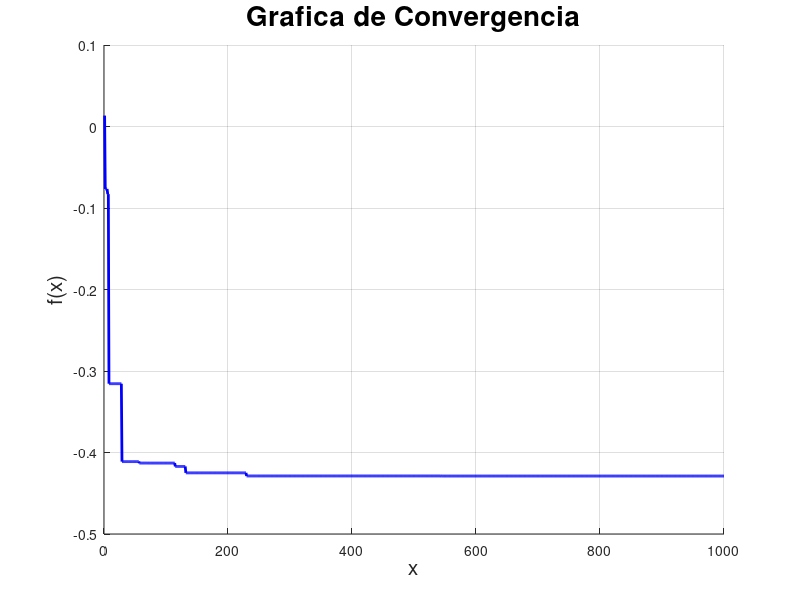
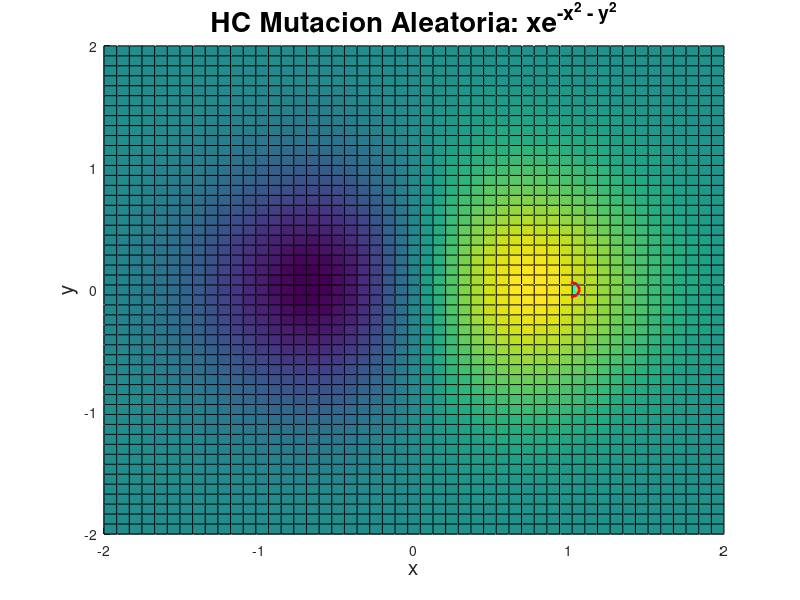
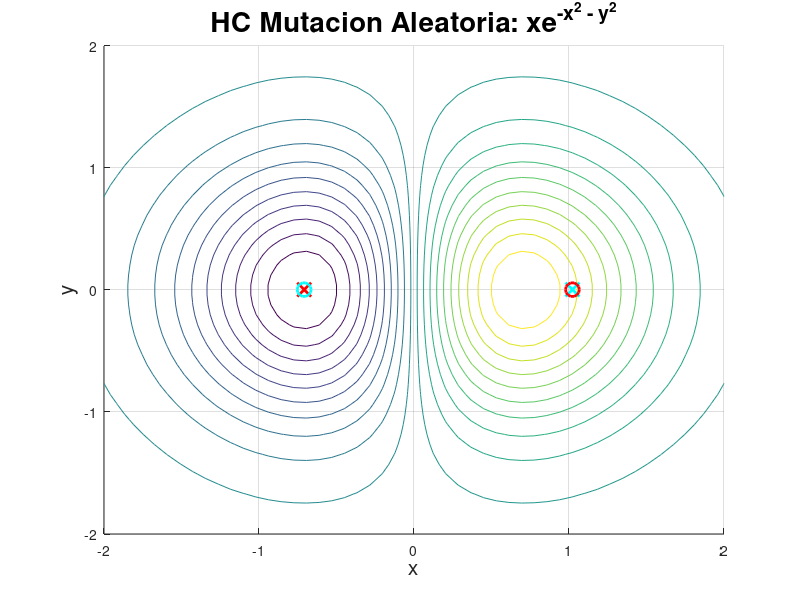

Write MATLAB code to recreate these figures, in order.
% Ian Munoz Nunez

close all
clear
clc

f = @(x, y) x .* exp(-x.^2 - y.^2);
xl = [-2 -2]';
xu = [2 2]';

xLim = linspace(-2, 2, 50);
yLim = linspace(-2, 2, 50);

[X, Y] = meshgrid(xLim, yLim);
Z = f(X, Y);

%%%%%%%%%%%%%%%%%%%%%%%%%%%%%%%%%%%%%%%%%%%%%%%%%%%%%%%%%%%%%%%%%%%%%%

G = 1000;
D = 2;
conver = zeros(1, G);

x = xl + (xu - xl) .* rand([D 1]);

for i=1:G
  fx = f(x(1), x(2));
  y = x;

  j = randi(D);
  r = rand();

  y(j) = xl(j) + (xu(j) - xl(j)) * r;
  fy = f(y(1), y(2));

  if fy < fx
    x = y;
  end

  conver(i) = f(x(1), x(2));
end

%%%%%%%%%%%%%%%%%%%%%%%%%%%%%%%%%%%%%%%%%%%%%%%%%%%%%%%%%%%%%%%%%%%%%%

disp('y=')
disp(y)
disp([ 'fy= ' num2str(f(y(1), y(2))) ])
disp('x=')
disp(x)
disp([ 'fx= ' num2str(f(x(1), x(2))) ])

%%%%%%%%%%%%%%%%%%%%%%%%%%%%%%%%%%%%%%%%%%%%%%%%%%%%%%%%%%%%%%%%%%%%%%

figure
hold on
grid on

plot(conver, 'b-', 'LineWidth', 2)

title("Grafica de Convergencia", 'FontSize', 20)
xlabel('x', 'FontSize', 15)
ylabel('f(x)', 'FontSize', 15)

%%%%%%%%%%%%%%%%%%%%%%%%%%%%%%%%%%%%%%%%%%%%%%%%%%%%%%%%%%%%%%%%%%%%%%

figure
hold on
grid on

surf(X, Y, Z)
plot3(x(1), x(2), f(x(1), x(2)), 'rx', 'LineWidth', 2, 'MarkerSize', 10)
plot3(x(1), x(2), f(x(1), x(2)), 'co', 'LineWidth', 2, 'MarkerSize', 10)
plot3(y(1), y(2), f(y(1), y(2)), 'cx', 'LineWidth', 2, 'MarkerSize', 10)
plot3(y(1), y(2), f(y(1), y(2)), 'ro', 'LineWidth', 2, 'MarkerSize', 10)

title("HC Mutacion Aleatoria: xe^{-x^2 - y^2}", 'FontSize', 20)
xlabel('x', 'FontSize', 15)
ylabel('y', 'FontSize', 15)
zlabel('f(x,y)', 'FontSize', 15)

%%%%%%%%%%%%%%%%%%%%%%%%%%%%%%%%%%%%%%%%%%%%%%%%%%%%%%%%%%%%%%%%%%%%%%

figure
hold on
grid on

contour(X, Y, Z, 20)
plot(x(1), x(2), 'rx', 'LineWidth', 2, 'MarkerSize', 10)
plot(x(1), x(2), 'co', 'LineWidth', 2, 'MarkerSize', 10)
plot(y(1), y(2), 'cx', 'LineWidth', 2, 'MarkerSize', 10)
plot(y(1), y(2), 'ro', 'LineWidth', 2, 'MarkerSize', 10)

title("HC Mutacion Aleatoria: xe^{-x^2 - y^2}", 'FontSize', 20)
xlabel('x', 'FontSize', 15)
ylabel('y', 'FontSize', 15)
zlabel('f(x,y)', 'FontSize', 15)

